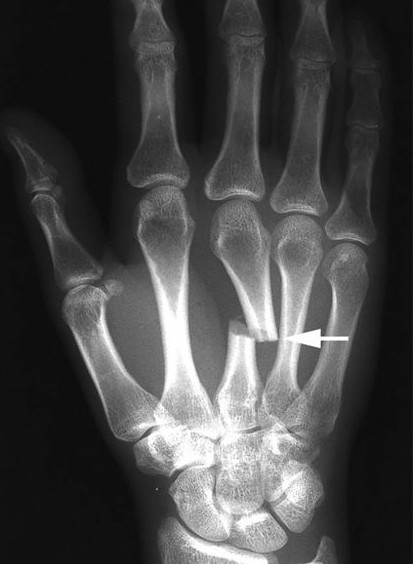
#> input picture hand_xray.jpg, 413 x 564 px
$ python healthcare.py
#> lines starting #> are read from the running program, lines starting #| are printed output that depends on the picture; after the words box and inside, x2 and y2 are one past the last pixel; in counts of white or black regions, pixels touching at a corner belong together
import cv2
import numpy as np
import matplotlib.pyplot as plt
import os

def detect_abnormalities(image_path):
    # Load image
#> called with image_path = 'hand_xray.jpg'
    img = cv2.imread(image_path, cv2.IMREAD_GRAYSCALE)
#> img is the input picture: shape (564, 413); min 11, max 255, mean 70.6

    if img is None:
        print(f"❌ File not found or invalid format: {image_path}")
        return

    # Apply Gaussian blur
    blurred = cv2.GaussianBlur(img, (5, 5), 0)

    # Thresholding to detect bright regions (simulate abnormalities)
    _, thresh = cv2.threshold(blurred, 180, 255, cv2.THRESH_BINARY)
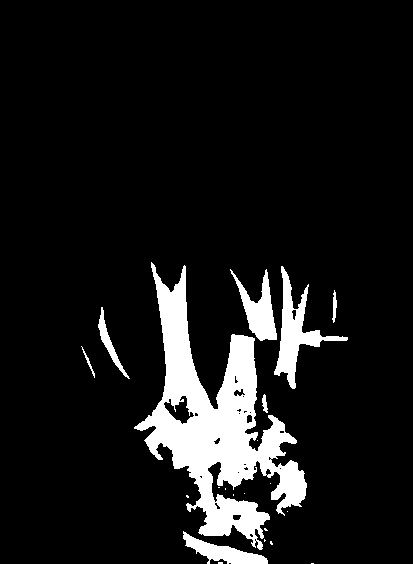
#> thresh: shape (564, 413); 9.7% white; 21 white regions (13 under 20 px)

    # Find contours of bright regions
    contours, _ = cv2.findContours(thresh, cv2.RETR_EXTERNAL, cv2.CHAIN_APPROX_SIMPLE)
#> contours = 21 contours, 13 with area under 20; largest, box (x1, y1, x2, y2) and area: (134, 262, 307, 550) 17054, (274, 266, 348, 389) 2058, (230, 269, 277, 341) 1256, (183, 531, 268, 564) 988, (98, 307, 130, 379) 364, (332, 290, 337, 323) 63, (262, 394, 268, 413) 49, (81, 346, 95, 378) 34

    # Convert grayscale to BGR for color bounding boxes
    output_img = cv2.cvtColor(img, cv2.COLOR_GRAY2BGR)

    for contour in contours:
        area = cv2.contourArea(contour)
        if area > 100:  # Ignore very small regions
            x, y, w, h = cv2.boundingRect(contour)
            cv2.rectangle(output_img, (x, y), (x+w, y+h), (0, 0, 255), 2)
#> this loop made 21 passes
#> (area, x, y, w, h) on passes 5, 17, 19, 20, 21: (987.5, 183, 531, 85, 33), (363.5, 98, 307, 32, 72), (1256.5, 230, 269, 47, 72), (2058, 274, 266, 74, 123), (17053.5, 134, 262, 173, 288)
#> area on passes 15, 16, 18: 49, 34, 63
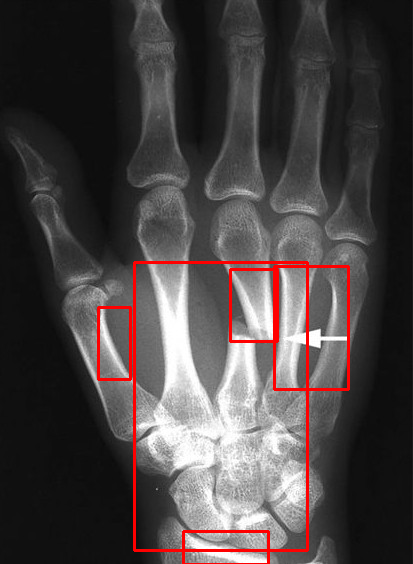
#> output_img: shape (564, 413, 3); 2.47% of pixels changed, all inside (x1, y1, x2, y2) = (97, 261, 350, 564)

    # Show result
    plt.figure(figsize=(10, 6))
    plt.title("Detected Abnormalities")
    plt.imshow(cv2.cvtColor(output_img, cv2.COLOR_BGR2RGB))
    plt.axis('off')
    plt.show()

# Change this to your image file name
image_path = "hand_xray.jpg"
detect_abnormalities(image_path)
